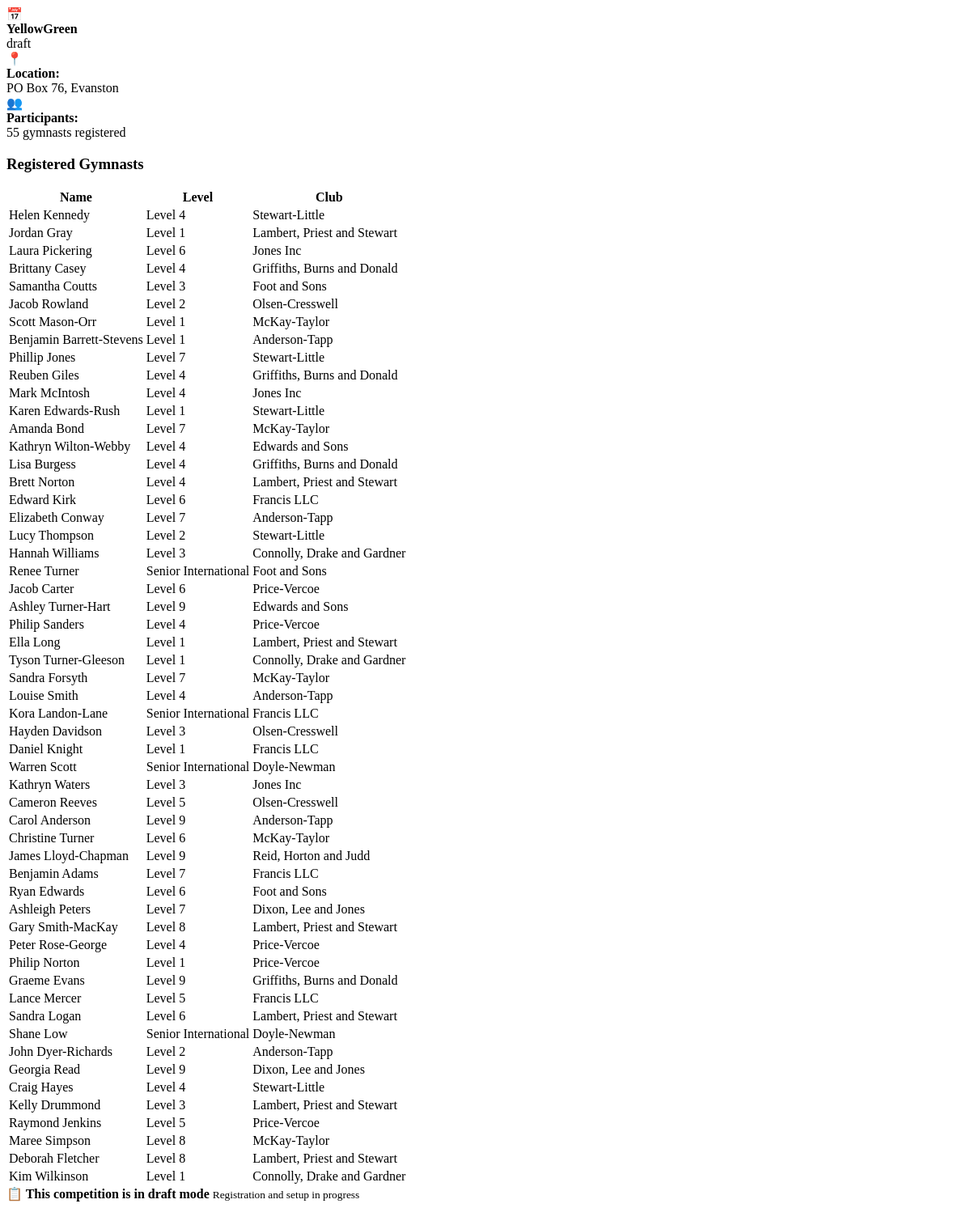
The page /competition/16 on the database as committed earlier.
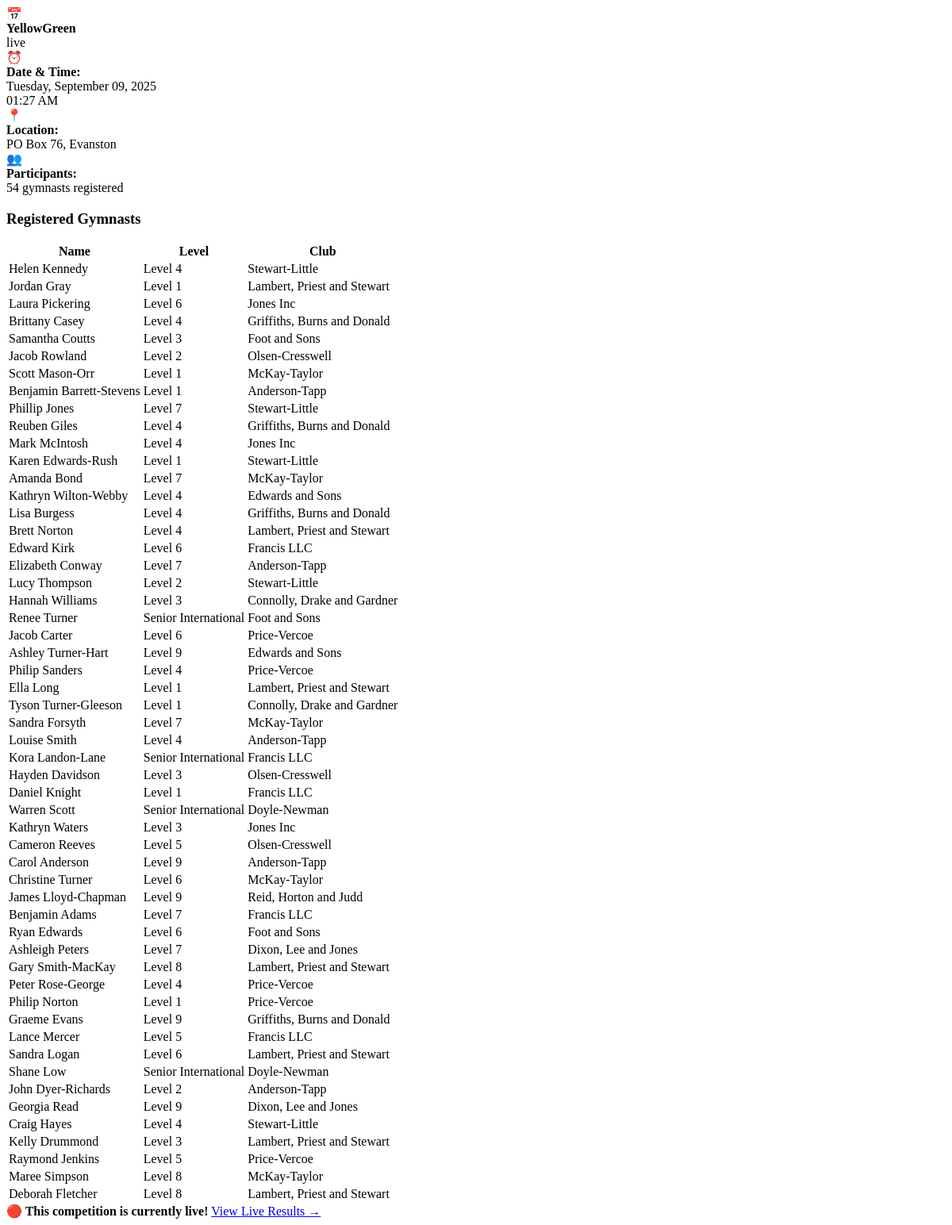
The same page on the database as committed later.
### models.py (models this page shows)
class Competitions(db.Model):
    __tablename__ = 'competitions'
    id = db.Column(
        db.Integer, primary_key=True
    )
    season_id = db.Column(
        db.Integer, db.ForeignKey('seasons.id'), nullable=False
    )
    name = db.Column(
        db.String(50), nullable=False
    )
    address = db.Column(
        db.String(100), nullable=False
    )
    competition_date = db.Column(
        db.Date, nullable=True
    )
    status = db.Column(
        db.String(20), nullable=False, default='draft'
    )
    started_at = db.Column(
        db.DateTime, nullable=True
    )
    ended_at = db.Column(
        db.DateTime, nullable=True
    )
    entries = db.relationship(
        'Entries', backref='competitions'
    )
    season = db.relationship(
        'Seasons', backref='competitions'
    )

class Entries(db.Model):
    __tablename__ = 'entries'
    id = db.Column(
        db.Integer, primary_key=True
    )
    competition_id = db.Column(
        db.Integer, db.ForeignKey('competitions.id'), nullable=False
    )
    gymnast_id = db.Column(
        db.Integer, db.ForeignKey('gymnasts.id'), nullable=False
    )
    scores = db.relationship(
        'Scores', backref='entry'
    )
    __table_args__ = (
        db.UniqueConstraint('competition_id', 'gymnast_id',
                            name='_competition_gymnast_uc'),
        )

class Gymnasts(db.Model):
    __tablename__ = 'gymnasts'
    id = db.Column(
        db.Integer, primary_key=True
    )
    club_id = db.Column(
        db.Integer, db.ForeignKey('clubs.id'), nullable=False
    )
    name = db.Column(
        db.String(50), nullable=False
    )
    level = db.Column(
        db.String(50), nullable=False
    )
    entries = db.relationship(
        'Entries', backref='gymnasts',
    )

class Clubs(db.Model):
    __tablename__ = 'clubs'
    id = db.Column(
        db.Integer, primary_key=True
        )
    name = db.Column(
        db.String(50), nullable=False
    )
    gymnasts = db.relationship(
        'Gymnasts', backref='clubs'
    )

### routes/calendar_routes.py (the view)
@main.route('/competition/<int:competition_id>')
def competition_details(competition_id):
    competition = models.Competitions.query.get_or_404(competition_id)
    entries_count = models.Entries.query.filter_by(
        competition_id=competition_id
    ).count()
    entries = db.session.query(models.Entries, models.Gymnasts, models.Clubs)\
        .join(models.Gymnasts,
              models.Entries.gymnast_id == models.Gymnasts.id)\
        .join(models.Clubs, models.Gymnasts.club_id == models.Clubs.id)\
        .filter(models.Entries.competition_id == competition_id)\
        .all()
    return render_template(
        'competition_details.html',
        competition=competition,
        entries_count=entries_count,
        entries=entries
    )

### routes/__init__.py (called while the page is built)
@main.context_processor  # Ensures this is run before any other routes
def inject_user():
    return dict(
        logged_in='user_id' in session,
        user_roles=session.get('roles', []),
        is_admin='admin' in session.get('roles', []),
        is_judge='judges' in session.get('roles', []),
        user_id=session.get('user_id')
    )

### templates/competition_details.html (shortened to what this page needs)
<div class="competition-info">
    <div class="info-item">
        <div class="info-icon">📅</div>
        <div>
            <strong>{{ competition.name }}</strong>
            <br>
            <span class="status-badge status-{{ competition.status }}">{{ competition.status }}</span>
        </div>
    </div>
    {% if competition.started_at %}
    <div class="info-item">
        <div class="info-icon">⏰</div>
        <div>
            <strong>Date & Time:</strong><br>
            {{ competition.started_at.strftime('%A, %B %d, %Y') }}<br>
            {{ competition.started_at.strftime('%I:%M %p') }}
        </div>
    </div>
    {% endif %}
    <div class="info-item">
        <div class="info-icon">📍</div>
        <div>
            <strong>Location:</strong><br>
            {{ competition.address }}
        </div>
    </div>
    <div class="info-item">
        <div class="info-icon">👥</div>
        <div>
            <strong>Participants:</strong><br>
            {{ entries_count }} gymnasts registered
        </div>
    </div>
</div>
{% if entries %}
<div class="competition-details-section">
    <h3>Registered Gymnasts</h3>
    <div class="gymnasts-table-container">
        <table class="gymnasts-table">
            <thead>
                <tr>
                    <th>Name</th>
                    <th>Level</th>
                    <th>Club</th>
                </tr>
            </thead>
            <tbody>
                {% for entry, gymnast, club in entries %}
                <tr>
                    <td>{{ gymnast.name }}</td>
                    <td>{{ gymnast.level }}</td>
                    <td>{{ club.name }}</td>
                </tr>
                {% endfor %}
            </tbody>
        </table>
    </div>
</div>
{% endif %}
{% if competition.status == 'live' %}
<div class="status-alert live">
    <strong>🔴 This competition is currently live!</strong>
    <a href="{{ url_for('main.live') }}">View Live Results →</a>
</div>
{% endif %}
{% if competition.status == 'draft' %}
<div class="status-alert draft">
    <strong>📋 This competition is in draft mode</strong>
    <small>Registration and setup in progress</small>
</div>
{% endif %}

Rows that differ between the two databases and show on the page:
removed Entries: name "Kim Wilkinson", level "Level 1", name "Connolly, Drake and Gardner"
changed Competitions "YellowGreen": status "draft" → "live"; started_at (not shown) → "Tuesday, September 09, 2025"; started_at (not shown) → "01:27 AM"
Other text that changed with them:
{{ entries_count }}: "55" → "54"
text no longer shown: "📋 This competition is in draft mode Registration and setup in progress"
text now shown: "⏰ Date & Time: 🔴 This competition is currently live! View Live Results →"
